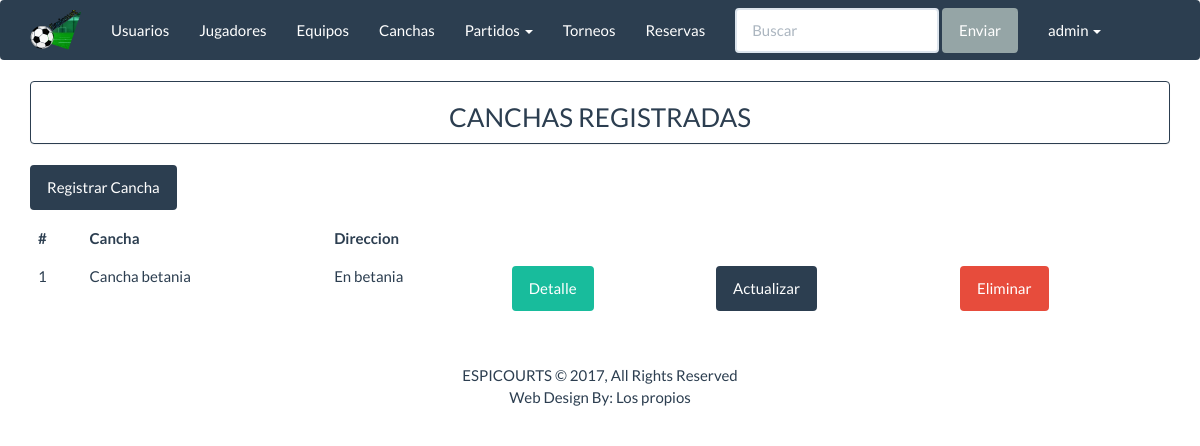
The app's page /espicourts/canchas_listar (signed in), older data.
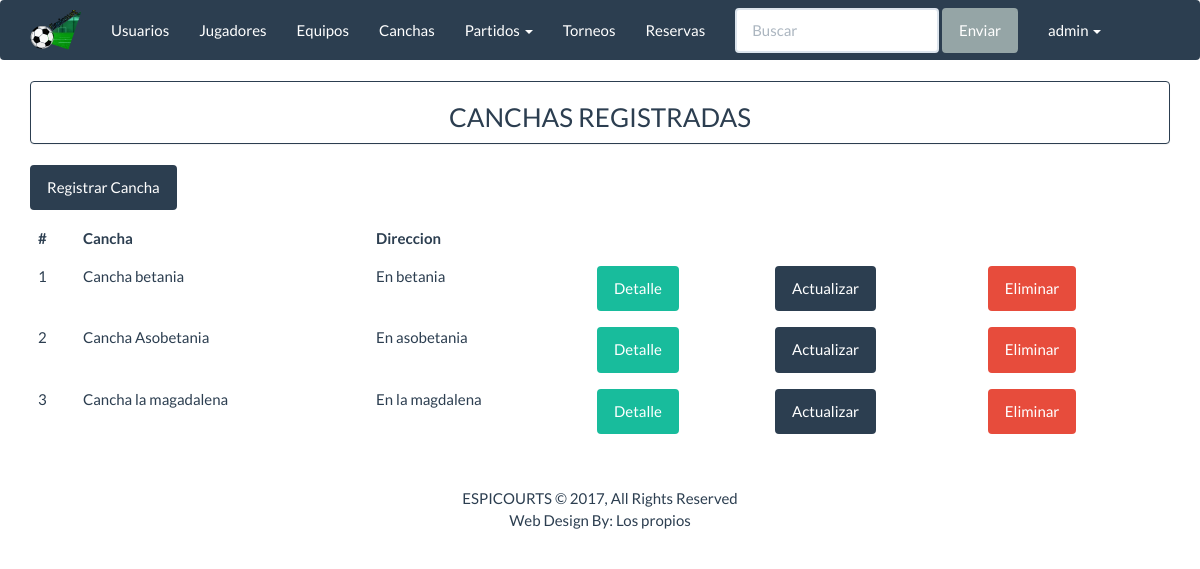
The same page, newer data.
### apps/inicio/models.py (models this page shows, shortened)
class Cancha(models.Model):
    nombre_cancha=models.CharField('Nombre', max_length=30)
    direccion_cancha = models.CharField('Direccion', max_length=60)
    class Meta:
        db_table='cancha'

### apps/inicio/views.py (the view)
class ListarCancha(ListView):
    model = Cancha
    template_name = "cancha/cancha_listar.html"
    context_object_name = "canchas"

### templates/cancha/cancha_listar.html (shortened to what this page needs)
{% extends 'base/base.html' %}
{% block  content%}
<div class="panel panel-primary" align="center">
    <h3>CANCHAS REGISTRADAS</h3>
</div>
<a class="btn btn-primary " href="{% url 'espicourts:canchas_crear' %}" >Registrar Cancha</a>
<div class="table-responsive">
    <table class="table table-hover">
        <thead>
            <tr>
                <th>#</th>
                <th>Cancha</th>
                <th>Direccion </th>
            </tr>
        </thead>
        <tbody>
            {% for c in canchas%}
            <tr>
                <td>{{ c.id }}</td>
                <td>{{ c.nombre_cancha }}</td>
                <td>{{ c.direccion_cancha}}</td>
                <td>
                     <a href="{% url 'espicourts:canchas_detalle' c.id %}" button class="btn btn-success"> Detalle</a>
                </td>
                <td>
                     <a href="{% url 'espicourts:canchas_actualizar' c.id %}" button class="btn btn-primary"> Actualizar</a>
                </td>
                <td>
                     <a href="{% url 'espicourts:canchas_eliminar' c.id %}" button class="btn btn-danger"> Eliminar</a>
                </td>
            </tr>
            {% endfor %}
        </tbody>
    </table>
</div>
{% endblock%}

Row changes from the older to the newer data that the page shows:
added Cancha: id "2", nombre_cancha "Cancha Asobetania", direccion_cancha "En asobetania"
added Cancha: id "3", nombre_cancha "Cancha la magadalena", direccion_cancha "En la magdalena"
